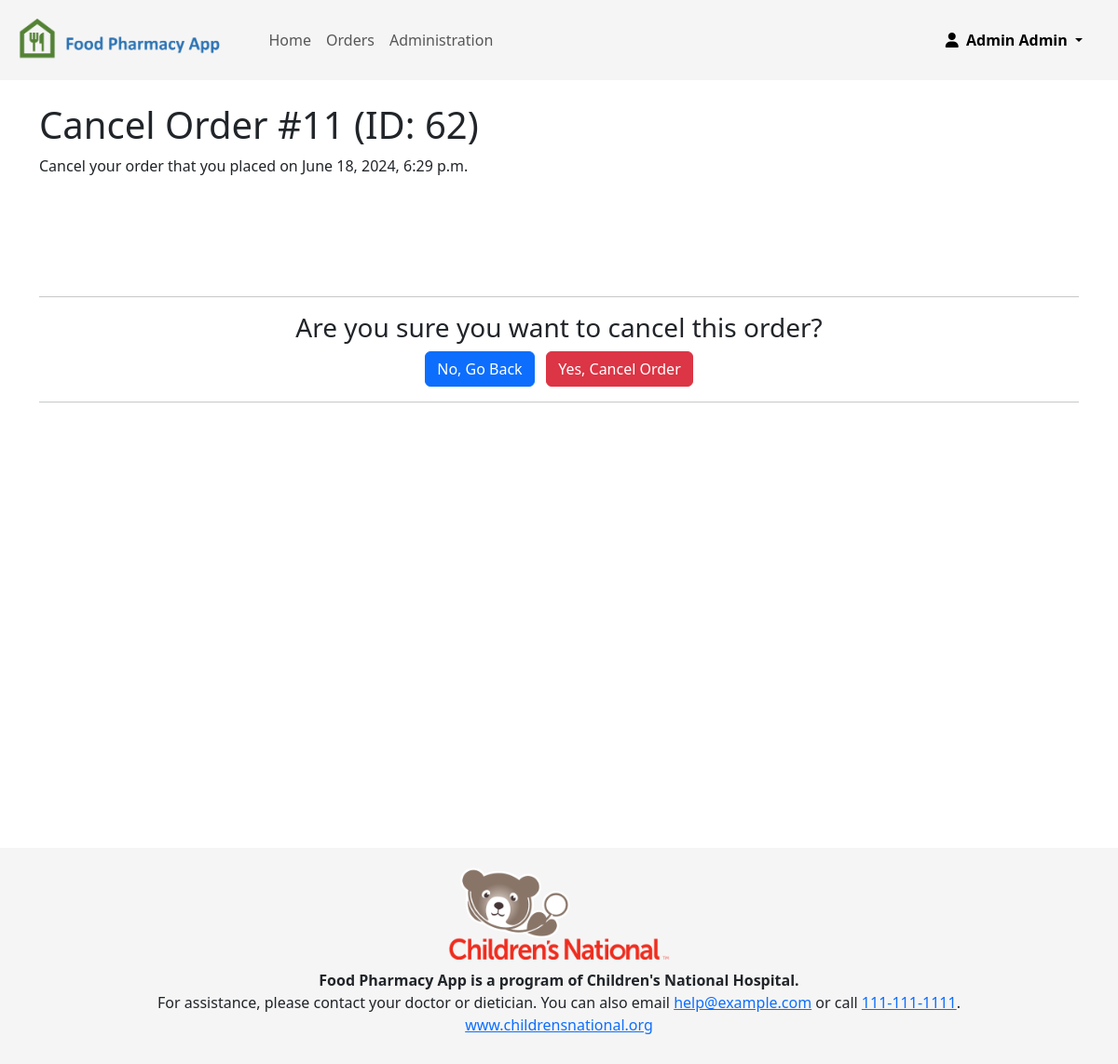
The page /cancel-order/?id=62 (signed in) on the database its author committed.
### app/models.py (models this page shows, shortened)
class User(AbstractBaseUser, PermissionsMixin):
    objects = UserManager()
    USERNAME_FIELD = 'email'
    user_created_at = models.DateTimeField(default=timezone.now)
    email = models.EmailField(unique=True)
    first_name = models.CharField(max_length=255)
    middle_name = models.CharField(max_length=255, blank=True)
    last_name = models.CharField(max_length=255)
    is_staff = models.BooleanField(default=False)
    gender = models.CharField(choices=(
        ("male", "Male"),
        ("female", "Female"),
        ("nonbinary", "Non-binary"),
    ), max_length=255)
    email_verified = models.BooleanField(default=False, help_text="Whether the user has verified their email address.")
    active = models.BooleanField(
        default=False,
        help_text="Whether the user is currently enrolled in the Food Pharmacy program and is authorized to log in and order food.",
    )
    address = models.CharField(max_length=512)
    doctor = models.ForeignKey('Doctor', on_delete=models.CASCADE, blank=True, null=True)
    dietician = models.ForeignKey('Dietician', on_delete=models.CASCADE, blank=True, null=True)
    patient_comments = models.TextField(blank=True, help_text="Comments from the patient")
    medical_comments = models.TextField(blank=True, help_text="Comments from the doctor, dietician, or clinic regarding the patient's medical conditions. Not visible to patient.")
    admin_comments = models.TextField(blank=True, help_text="Comments from Food Pharmacy App administrators. Not visible to patient.")
    """
        active determines if the user is able to use the app.
        eligible determines if the user is eligible for the Food Pharmacy program.

        An eligible user becomes active after they are approved by Food Pharmacy staff, their doctor or dietician, or an administrator.

        active = True, eligible = True:   The user is active and eligible for the Food Pharmacy program.
        active = True, eligible = False:  Should not happen unless access was override-granted by an administrator.
        active = False, eligible = True:  The user is eligible for the Food Pharmacy program but has not been approved yet.
        active = False, eligible = False: The user is not eligible for the Food Pharmacy program.
    """
    @property
    def eligible(self):
        """Returns whether the user is eligible for the Food Pharmacy program."""
        return self.screening_questionnaire.is_eligible if hasattr(self, 'screening_questionnaire') else False
    def __str__(self):
        return f"{self.first_name} {self.middle_name + ' ' if self.middle_name else ''}{self.last_name}"

class Order(models.Model):
    user = models.ForeignKey('User', on_delete=models.CASCADE)
    date_ordered = models.DateTimeField(auto_now_add=True)
    date_scheduled = models.DateTimeField(blank=True, null=True)
    date_fulfilled = models.DateTimeField(blank=True, null=True)
    date_cancelled = models.DateTimeField(blank=True, null=True)
    type = models.CharField(choices=(
        ("pickup", "Pickup"),
    ), max_length=255, default="Pickup", null=True, blank=True)
    patient_comments = models.TextField(blank=True, help_text="Comments from the patient regarding this order")
    admin_comments = models.TextField(blank=True, help_text="Comments from food pharmacy staff regarding this order. Not visible to patient.")
    number = models.IntegerField(default=0, help_text="Order number, incremented individually for each user")
    @property
    def fulfilled(self):
        return self.date_fulfilled is not None and self.date_fulfilled < timezone.now()
    @property
    def cancelled(self):
        return self.date_cancelled is not None
    class Meta:
        ordering = ['-date_scheduled']

### app/decorators.py (the view)
    def wrap(request, *args, **kwargs):
        if request.user.is_authenticated and request.user.active:
            return function(request, *args, **kwargs)
        return redirect(reverse('index'))

### app/templates/cancel-order.html (shortened to what this page needs)
{% extends 'base.html' %}
{% load static %}
{% block body %}
<br>
<div class="container">
    <h1>Cancel Order #{{ order.number }} (ID: {{ order.id }})</h1>
    <p>Cancel your order that you placed on {{ order.date_ordered }}</p>
    <br><br><br><br>
    <hr>
    <div style="text-align: center">
        <h3>Are you sure you want to cancel this order?</h3>
        <form action="" method="POST">
            <a href="{% url 'orders' %}" class="btn btn-primary">No, Go Back</a>
            <button type="submit" class="btn btn-danger">Yes, Cancel Order</button>
        </form>
    </div>
    <hr>
</div>
{% endblock %}

### app/templates/base.html (shortened to what this page needs)
{% load pwa %}
{% load static %}
<!DOCTYPE html>
<html>
<head>
  <link href="https://cdn.jsdelivr.net/npm/bootstrap@5.3.0-alpha1/dist/css/bootstrap.min.css" rel="stylesheet"
>
  <link rel="stylesheet" href="{% static 'base.css' %}">
</head>
<body>
  {% block nav %}
  <nav class="navbar navbar-expand-lg bg-body-tertiary">
    <div class="container-fluid">
      <a class="navbar-brand" href="/">
        <img src="{% static 'images/logo_transparent.png' %}" height="60" class="d-inline-block align-top"
          alt="Food Pharmacy App">
      </a>
      <div class="collapse navbar-collapse" id="navbarNavDropdown" style="text-align: center">
        <ul class="navbar-nav">
          <li class="nav-item">
            <a class="nav-link" aria-current="page" href="{% url 'index' %}">Home</a>
          </li>
          <li class="nav-item">
            <a class="nav-link" href="{% url 'orders' %}">Orders</a>
          </li>
          {% if request.user.is_superuser %}
          <li class="nav-item">
            <a class="nav-link" href="/admin">Administration</a>
          </li>
          {% endif %}
          <li class="nav-item dropdown profile">
            <a class="nav-link dropdown-toggle" href="#" role="button" data-bs-toggle="dropdown" aria-expanded="false">
              <i class="fa-solid fa-user"></i>&nbsp;
              {{ request.user }}
            </a>
          </li>
        </ul>
      </div>
    </div>
  </nav>
  {% endblock %}
  {% block body %}
  {% endblock %}
  {% block footer %}
  <footer>
    <center>
      <img src="{% static 'images/childrens_national_logo.png' %}" height="100" alt="Children's National Hospital"
        class="footer-logo">
      <br>
      <b>Food Pharmacy App is a program of Children's National Hospital.</b>
      <br>
      For assistance, please contact your doctor or dietician.
      You can also email <a href="mailto:help@example.com">help@example.com</a> or call <a
        href="tel:111-111-1111">111-111-1111</a>.
      <br>
      <a href="https://www.childrensnational.org" target="_blank">www.childrensnational.org</a>
    </center>
</footer>
{% endblock %}
</body>
</html>

### static/base.css (style rules this page uses)
nav.navbar { background-color: rgb(245, 245, 245) !important; }
nav .profile { position: absolute; right: 30px; }
nav .profile > a { color: var(--bs-navbar-active-color); font-weight: bold; }
.footer-logo { margin-bottom: 10px; }
footer { background-color: rgb(245, 245, 245); padding: 20px; }

### app/templates/cancel-order.html (style rules this page uses)
.container { height: 100vh; }

### rows shown on the page
User: user "Admin Admin"
Order: number "11", id "62", date_ordered "June 18, 2024, 6:29 p.m."
